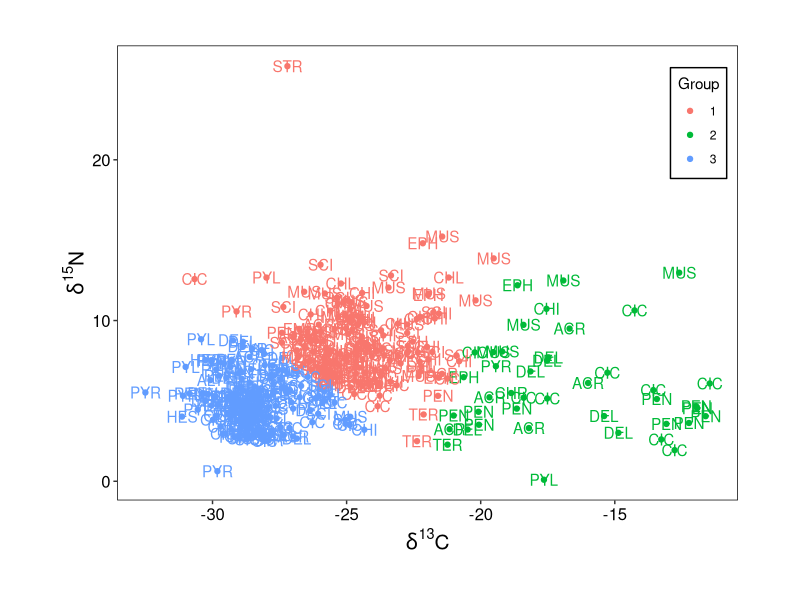
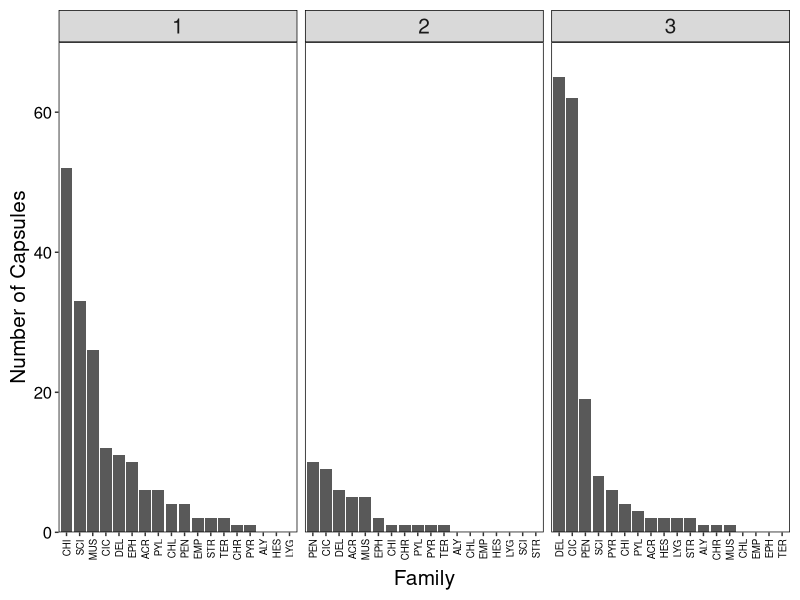
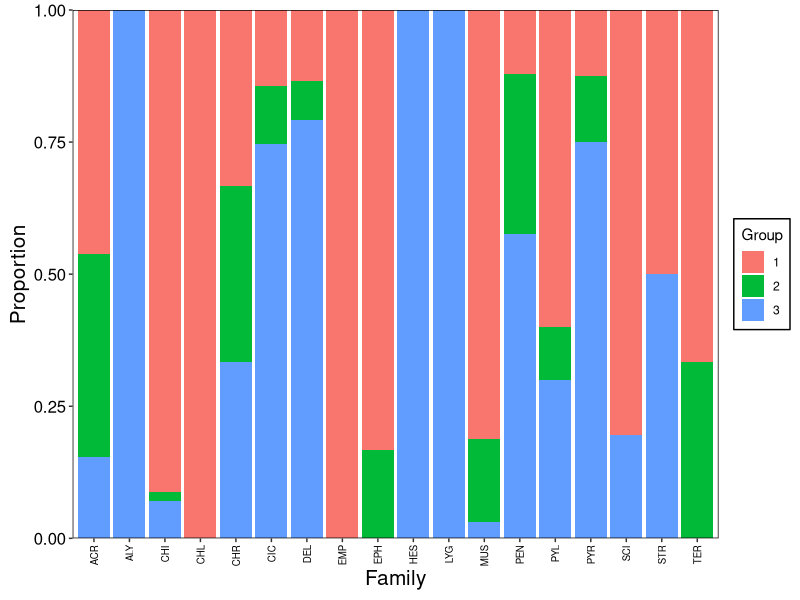

Source code (R) for these figures, in order:
########## Rice Project - Guild Assignment ##########
########## Author: Gen-Chang Hsu ##########
library(ggplot2)
library(plyr)

### Define a ggplot theme
thm <- theme(axis.text.x = element_text(size = 12, color = "black"),
      axis.text.y = element_text(size = 12, color = "black"),
      axis.title.x = element_text(size = 15),
      axis.title.y = element_text(size = 15),
      plot.title = element_text(hjust = 0.5, size = 18),
      plot.margin = rep(unit(0.1,"null"),4),
      panel.grid.major.x = element_blank(),
      panel.grid.minor.x = element_blank(),
      panel.grid.major.y = element_blank(),
      panel.grid.minor.y = element_blank(),
      panel.background = element_rect(fill = NA),
      panel.border = element_rect(color = "black", fill = NA),
      strip.text = element_text(size = 15),
      legend.background = element_rect(color = "black"),
      strip.background = element_rect(color = "black"),
      legend.key = element_rect(fill = "transparent"))

### Load the data
SID <- read.csv("Output/Data_clean/SID.csv", header = T)

### Exclude predators
SID2 <- subset(SID, Family != "TET"&
                    Family != "ARA"&
                    Family != "COC"&
                    Family != "STA"&
                    Family != "DOL"&
                    Family != "CAR"&
                    Family != "GEO"&
                    Family != "ICH", drop=TRUE)
SID2$Family <- as.factor(as.character(SID2$Family))

### Kmeans clustering
set.seed(1)
kmeans <- kmeans(SID2[, c("d13C", "d15N")] , centers = 3)
SID2$kmeans <- as.factor(kmeans$cluster)

### SI biplot of prey sources
ggplot(data = SID2, aes(x = d13C, y = d15N, color = kmeans)) +
  geom_point() +
  geom_text(aes(label = as.character(Family)), show.legend = F) +
  xlab(expression(paste(delta^'13'*C, sep = ""))) +
  ylab(expression(paste(delta^'15'*N, sep = ""))) +
  scale_color_discrete(name = "Group") +
  thm +
  theme(legend.position=c(1, 1),
        legend.justification=c(1.2, 1.2))

# ggsave("Output/Figures/Source_biplot.tiff", width = 7, height = 5, dpi = 600)

### Numbers of capsules in each cluster for each prey family
Group.dat <- tapply(SID2$Family, INDEX = SID2$kmeans, table)
Group.dat <- unlist(Group.dat)
Group.dat <- data.frame(Group = substr(names(Group.dat), 1, 1),
                        Family = substr(names(Group.dat), 3, 5),
                        N = Group.dat)
Prop.dat <- ddply(Group.dat, "Family", transform, Prop = N/sum(N))

row.names(Group.dat) <- NULL
Group.dat$X <- paste(c(rep("", 18), rep(" ", 18), rep("  ", 18)), Group.dat$Family, sep = "")
Group.dat$X <- factor(Group.dat$X, levels = Group.dat[order(Group.dat$N, decreasing = T), 'X'])
Group.dat$X <- ordered(Group.dat$X)

ggplot(data = Group.dat, aes(x = X, y = N)) +
  geom_col() +
  facet_wrap(~Group, scales = "free_x") +
  scale_y_continuous(expand = c(0, 0), limit = c(0, 70)) +
  xlab("Family") +
  ylab("Number of Capsules") +
  thm +
  theme(axis.text.x = element_text(angle = 90, hjust = 1, vjust = 0.5, size = 7),
        plot.margin = rep(unit(0.1, "inch"),4))

# ggsave("Output/Figures/Capsules.tiff", width = 8, height = 4, dpi = 600)

### Proportions of the numbers of capsules in each cluster for each prey family
ggplot(data = Prop.dat, aes(x = Family, y = Prop, fill = Group)) +
  geom_bar(stat = "identity") +
  xlab("Family") +
  ylab("Proportion") +
  scale_y_continuous(expand = c(0, 0), limit = c(0, 1)) +
  thm +
  theme(axis.text.x = element_text(angle = 90, hjust = 1, vjust = 0.5, size = 7),
        plot.margin = rep(unit(0.1, "inch"),4))

# ggsave("Output/Figures/Proportion.tiff", width = 6, height = 4, dpi = 600)






